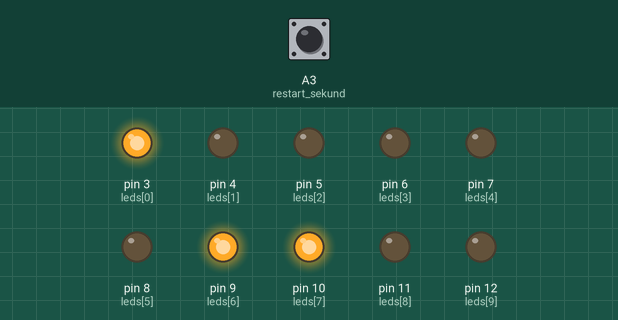
Recording of a sketch running on a simulated Arduino Uno, built with avr-gcc and run on an emulated ATmega328P. Shown: output pins drawn as LEDs (lit = HIGH). Inputs (shaded band) come from the test bench; at power-on: A3 (restart_sekund) LOW. What the sketch prints to the serial monitor is not drawn.

Above: at 0.1 s.
Timing chart, 0 to 1.6 s (numbered marks = the images above):
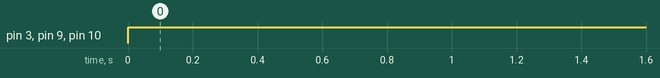

Measured:
- by itself, pin 3 (leds[0]), pin 9 (leds[6]), pin 10 (leds[7]): LOW → HIGH at 0.00 s

The sketch:

Zegar.ino
```cpp
int leds[]={3,4,5,6,7,8,9,10,11,12};
#define SIZE 10

void setup(){
  Serial.begin(57600);
  for(int i=0;i<SIZE;i++)
  pinMode(leds[i],OUTPUT);

  pinMode(A3, INPUT);    //restart sekund
  digitalWrite(A3,LOW);
}

int i,sek=0,odczyt=0;
int hh=13,mm=12,ss=45;

bool keydown(int key)
{
  if(digitalRead(key) == LOW)
  {
    while(digitalRead(key) == LOW)
      ss = 0;
    return true;
  }
  return false;
}

void loop(){

if(odczyt == 0)
{
    //Obliczanie czasu
    if(ss == 60)
      {
       ++mm;
       ss = 0;
      }
    if(mm == 60)
      {
       ++hh;
       mm = 0;
      }
    if(hh > 12) hh = hh%12;

    //Godzina (na pinach 1-4):
    for(i=0;i<4;++i)
      digitalWrite(leds[i], (1<<i) & hh?HIGH:LOW);

   //Minuta (na pinach 5-10):
    for(i=4;i<11;i++)
      digitalWrite(leds[i], (1<<(i-4)) & mm?HIGH:LOW);


   //Wypisanie na porcie szeregowym czasu postaci hh:mm:ss
   // przy prędkości: 57600 [baud == bit/sec. ]
    if(hh<10)
    {
      Serial.print("0");
      Serial.print(hh);
    }
    else  Serial.print(hh);
      Serial.print(":");
    if(mm<10)
    {
      Serial.print("0");
      Serial.print(mm);
    }
    else  Serial.print(mm);
      Serial.print(":");
    if(ss<10)
    {
      Serial.print("0");
      Serial.println(ss);
    }
    else  Serial.println(ss);


}
odczyt = 1;


//Timer (czas oczekiwania: 1[s] )
delay(1);
++sek;
if(sek == 1000)
    {
      sek = 0;
      odczyt = 0;
      ++ss;
    }


if(keydown(A3))
  {
    ss = 0;
    odczyt = 0;
  }


}
```
